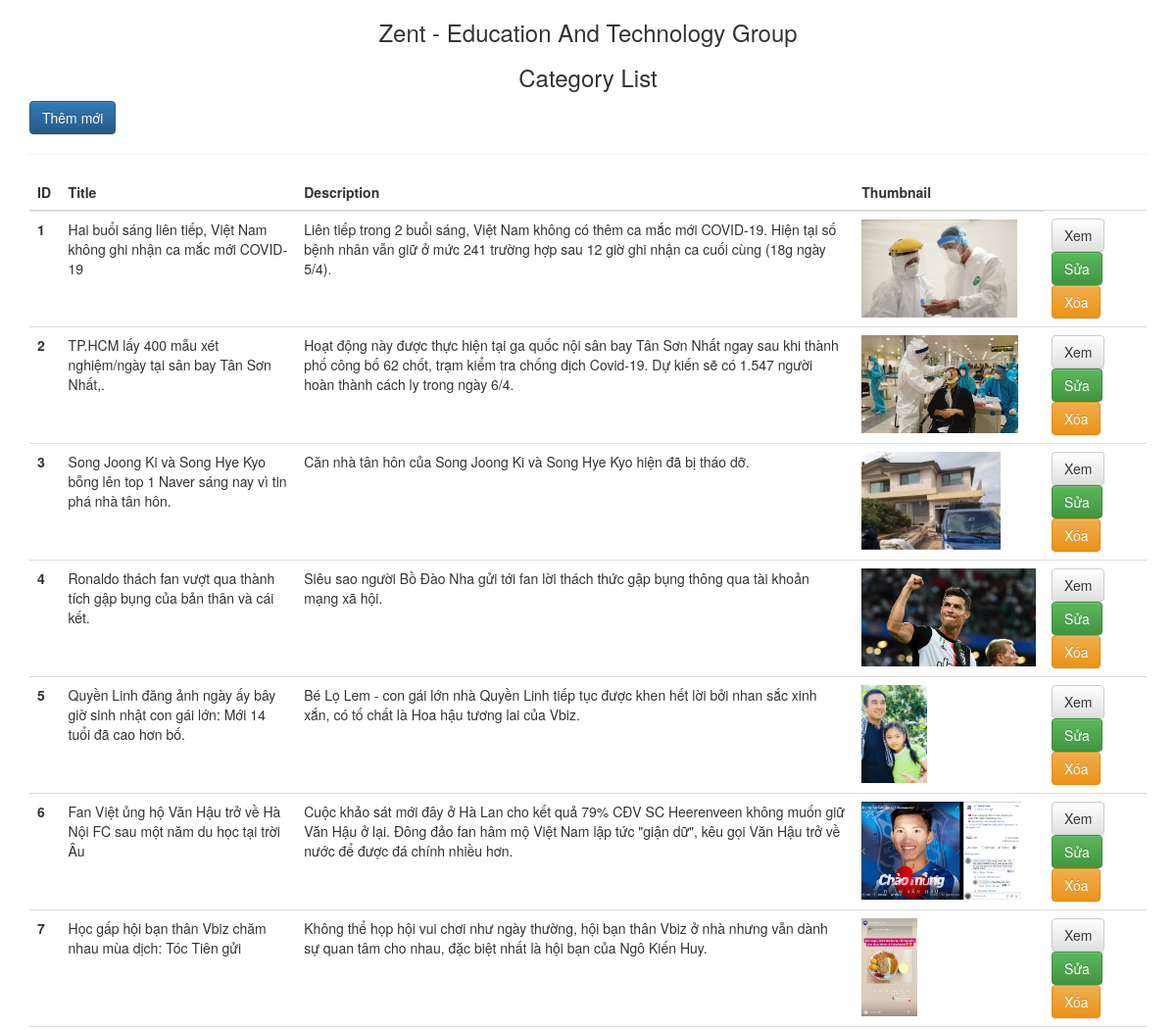
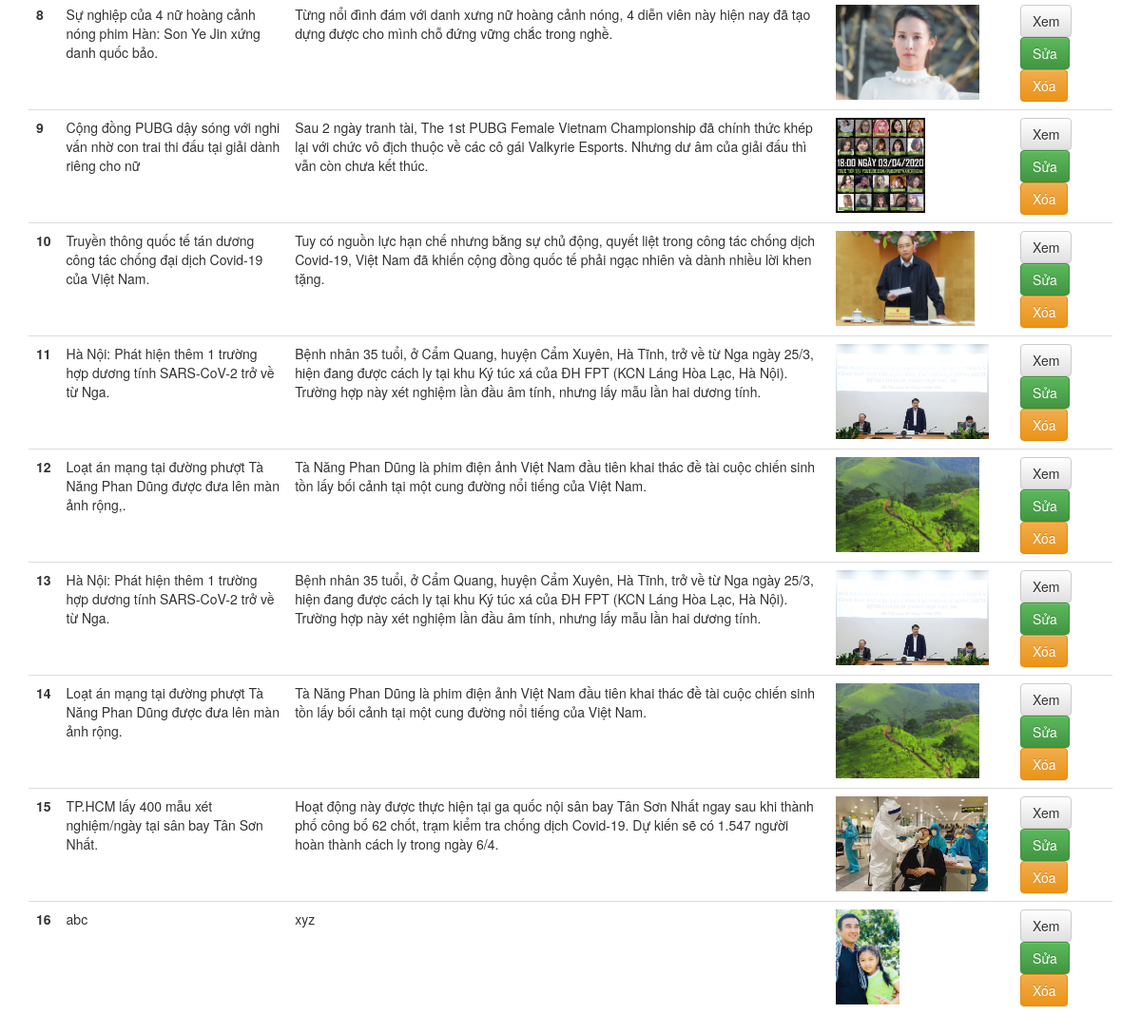
Page /Admin/posts/posts.php on the committed database (2 pictures, top to bottom).
### tables this page shows
CREATE TABLE `posts`  (
  `id` int(11) NOT NULL AUTO_INCREMENT,
  `title` varchar(255) NULL DEFAULT NULL,
  `description` varchar(500) NULL DEFAULT NULL,
  `contents` text NULL,
  `thumbnail` varchar(255) NULL DEFAULT NULL,
  `author_id` int(11) NULL DEFAULT NULL,
  `categories_id` int(11) NULL DEFAULT NULL,
  `status` int(11) NULL DEFAULT NULL,
  `created_at` datetime(0) NULL DEFAULT current_timestamp() ON UPDATE CURRENT_TIMESTAMP(0),
  PRIMARY KEY (`id`) USING BTREE,
  INDEX `author_id`(`author_id`) USING BTREE,
  INDEX `categories_id`(`categories_id`) USING BTREE,
  CONSTRAINT `posts_ibfk_1` FOREIGN KEY (`author_id`) REFERENCES `authors` (`id`) ON DELETE CASCADE ON UPDATE CASCADE,
  CONSTRAINT `posts_ibfk_2` FOREIGN KEY (`categories_id`) REFERENCES `categories` (`id`) ON DELETE CASCADE ON UPDATE CASCADE
);

### Admin/posts/posts.php (the view, shortened to what this page needs)
<?php
	require_once('../../connection.php');
	$query_posts=  "SELECT * from posts";
	$result_posts = $conn->query($query_posts);
	$posts_post = array();
	while($row = $result_posts->fetch_assoc()){
		$posts_post[] = $row;
	}
?>
<!DOCTYPE html>
<html>
<head>
    <link rel="stylesheet" href="http://netdna.bootstrapcdn.com/bootstrap/3.1.1/css/bootstrap.min.css">
    <link rel="stylesheet" href="http://netdna.bootstrapcdn.com/bootstrap/3.1.1/css/bootstrap-theme.min.css">
</head>
<body>
    <div class="container">
    <h3 align="center">Zent - Education And Technology Group</h3>
    <h3 align="center">Category List</h3>
    <a href="posts_add.php" type="button" class="btn btn-primary">Thêm mới</a>
    <hr>
    <table class="table">
      <thead>
        <tr>
          <th scope="col">ID</th>
          <th scope="col">Title</th>
          <th scope="col">Description</th>
          <th scope="col">Thumbnail</th>
        </tr>
      </thead>
      <tbody>
      <?php  foreach ($posts_post as $status) { ?>
        <tr>
          <th scope="row"><?= $status['id']?></th>
          <td><?=  $status['title']?></td>
          <td><?= $status['description']?></td>
          <td><img src="../../img/<?=$status['thumbnail']?>" height="100px"></td>
          <td>
            <a href="posts_detail.php?id=<?=$status['id']?>" type="button" class="btn btn-default">Xem</a>
            <a href="posts_edit.php?id=<?=$status['id']?>" type="button" class="btn btn-success">Sửa</a>
            <a href="posts_delete.php?id=<?=$status['id']?>" type="button" class="btn btn-warning">Xóa</a>
          </td>
        </tr>
        <?php } ?>
      </tbody>
    </table>
    </div>
</body>
</html>

### rows in the picture
posts: id "1", title "Hai buổi sáng liên tiếp, Việt Nam không ghi nhận ca mắc mới COVID-19", description "Liên tiếp trong 2 buổi sáng, Việt Nam không có thêm ca mắc mới COVID-19. Hiện tại số bệnh nhân vẫn giữ ở mức 241 trường hợp sau 12 giờ ghi nhận ca cuối cùng (18g ngày 5/4).", thumbnail (picture)
posts: id "2", title "TP.HCM lấy 400 mẫu xét nghiệm/ngày tại sân bay Tân Sơn Nhất,.", description "Hoạt động này được thực hiện tại ga quốc nội sân bay Tân Sơn Nhất ngay sau khi thành phố công bố 62 chốt, trạm kiểm tra chống dịch Covid-19. Dự kiến sẽ có 1.547 người hoàn thành cách ly trong ngày 6/4.", thumbnail (picture)
posts: id "3", title "Song Joong Ki và Song Hye Kyo bỗng lên top 1 Naver sáng nay vì tin phá nhà tân hôn.", description "Căn nhà tân hôn của Song Joong Ki và Song Hye Kyo hiện đã bị tháo dỡ.", thumbnail (picture)
posts: id "4", title "Ronaldo thách fan vượt qua thành tích gập bụng của bản thân và cái kết.", description "Siêu sao người Bồ Đào Nha gửi tới fan lời thách thức gập bụng thông qua tài khoản mạng xã hội.", thumbnail (picture)
posts: id "5", title "Quyền Linh đăng ảnh ngày ấy bây giờ sinh nhật con gái lớn: Mới 14 tuổi đã cao hơn bố.", description "Bé Lọ Lem - con gái lớn nhà Quyền Linh tiếp tục được khen hết lời bởi nhan sắc xinh xắn, có tố chất là Hoa hậu tương lai của Vbiz.", thumbnail (picture)
posts: id "6", title "Fan Việt ủng hộ Văn Hậu trở về Hà Nội FC sau một năm du học tại trời Âu", description "Cuộc khảo sát mới đây ở Hà Lan cho kết quả 79% CĐV SC Heerenveen không muốn giữ Văn Hậu ở lại. Đông đảo fan hâm mộ Việt Nam lập tức \"giận dữ\", kêu gọi Văn Hậu trở về nước để được đá chính nhiều hơn.", thumbnail (picture)
posts: id "7", title "Học gấp hội bạn thân Vbiz chăm nhau mùa dịch: Tóc Tiên gửi", description "Không thể họp hội vui chơi như ngày thường, hội bạn thân Vbiz ở nhà nhưng vẫn dành sự quan tâm cho nhau, đặc biệt nhất là hội bạn của Ngô Kiến Huy.", thumbnail (picture)
posts: id "8", title "Sự nghiệp của 4 nữ hoàng cảnh nóng phim Hàn: Son Ye Jin xứng danh quốc bảo.", description "Từng nổi đình đám với danh xưng nữ hoàng cảnh nóng, 4 diễn viên này hiện nay đã tạo dựng được cho mình chỗ đứng vững chắc trong nghề.", thumbnail (picture)
posts: id "9", title "Cộng đồng PUBG dậy sóng với nghi vấn nhờ con trai thi đấu tại giải dành riêng cho nữ", description "Sau 2 ngày tranh tài, The 1st PUBG Female Vietnam Championship đã chính thức khép lại với chức vô địch thuộc về các cô gái Valkyrie Esports. Nhưng dư âm của giải đấu thì vẫn còn chưa kết thúc.", thumbnail (picture)
posts: id "10", title "Truyền thông quốc tế tán dương công tác chống đại dịch Covid-19 của Việt Nam.", description "Tuy có nguồn lực hạn chế nhưng bằng sự chủ động, quyết liệt trong công tác chống dịch Covid-19, Việt Nam đã khiến cộng đồng quốc tế phải ngạc nhiên và dành nhiều lời khen tặng.", thumbnail (picture)
posts: id "11", title "Hà Nội: Phát hiện thêm 1 trường hợp dương tính SARS-CoV-2 trở về từ Nga.", description "Bệnh nhân 35 tuổi, ở Cẩm Quang, huyện Cẩm Xuyên, Hà Tĩnh, trở về từ Nga ngày 25/3, hiện đang được cách ly tại khu Ký túc xá của ĐH FPT (KCN Láng Hòa Lạc, Hà Nội). Trường hợp này xét nghiệm lần đầu âm tính, nhưng lấy mẫu lần hai dương tính.", thumbnail (picture)
posts: id "12", title "Loạt án mạng tại đường phượt Tà Năng Phan Dũng được đưa lên màn ảnh rộng,.", description "Tà Năng Phan Dũng là phim điện ảnh Việt Nam đầu tiên khai thác đề tài cuộc chiến sinh tồn lấy bối cảnh tại một cung đường nổi tiếng của Việt Nam.", thumbnail (picture)
posts: id "13", title "Hà Nội: Phát hiện thêm 1 trường hợp dương tính SARS-CoV-2 trở về từ Nga.", description "Bệnh nhân 35 tuổi, ở Cẩm Quang, huyện Cẩm Xuyên, Hà Tĩnh, trở về từ Nga ngày 25/3, hiện đang được cách ly tại khu Ký túc xá của ĐH FPT (KCN Láng Hòa Lạc, Hà Nội). Trường hợp này xét nghiệm lần đầu âm tính, nhưng lấy mẫu lần hai dương tính.", thumbnail (picture)
posts: id "14", title "Loạt án mạng tại đường phượt Tà Năng Phan Dũng được đưa lên màn ảnh rộng.", description "Tà Năng Phan Dũng là phim điện ảnh Việt Nam đầu tiên khai thác đề tài cuộc chiến sinh tồn lấy bối cảnh tại một cung đường nổi tiếng của Việt Nam.", thumbnail (picture)
posts: id "15", title "TP.HCM lấy 400 mẫu xét nghiệm/ngày tại sân bay Tân Sơn Nhất.", description "Hoạt động này được thực hiện tại ga quốc nội sân bay Tân Sơn Nhất ngay sau khi thành phố công bố 62 chốt, trạm kiểm tra chống dịch Covid-19. Dự kiến sẽ có 1.547 người hoàn thành cách ly trong ngày 6/4.", thumbnail (picture)
posts: id "16", title "abc", description "xyz", thumbnail (picture)
